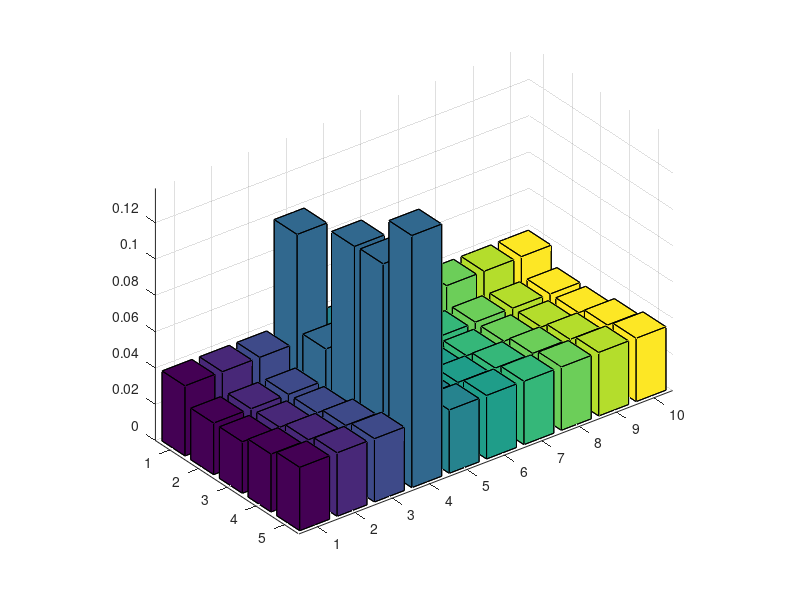

The MATLAB source for this figure:
% 这里是你提供的数组
Cos3_record = {[0.0069, 0.0069, 0.0080, 0.0077, 0.0072, 0.0088, 0.0085, 0.0172, 0.0103, 0.0117], [0.0009, 0.0006, 0.0007, 0.0005, 0.0005, 0.0007, 0.0006, 0.0005, 0.0005, 0.0014], [3.7403e-05, 3.0314e-05, 5.6693e-05, 4.3580e-05, 3.1221e-05, 3.2019e-05, 3.8133e-05, 0.0001, 3.0314e-05, 5.1922e-05], [0.0386, 0.0385, 0.0385, 0.0983, 0.0385, 0.0385, 0.0385, 0.0385, 0.0385, 0.0387], [1.7497e-05, 3.8666e-05, 2.5411e-05, 2.5823e-05, 1.8417e-05, 1.9442e-05, 1.7497e-05, 2.1568e-05, 2.0131e-05, 3.3153e-05], [4.4682e-05, 2.4573e-05, 3.6570e-05, 1.8127e-05, 1.7543e-05, 2.0672e-05, 1.6546e-05, 1.6546e-05, 2.3081e-05, 2.0128e-05], [3.9875e-05, 4.0093e-05, 3.9702e-05, 4.7926e-05, 4.4785e-05, 4.7493e-05, 0.0001, 4.0754e-05, 3.9702e-05, 0.0002], [3.0914e-05, 1.8536e-05, 2.7142e-05, 1.5435e-05, 1.5534e-05, 1.5435e-05, 2.2687e-05, 2.4146e-05, 1.9884e-05, 1.7731e-05], [2.0571e-05, 2.5590e-05, 1.8942e-05, 1.9737e-05, 1.8577e-05, 2.5357e-05, 2.2737e-05, 2.7266e-05, 1.8577e-05, 2.7459e-05], [1.3547e-05, 1.4297e-05, 1.5481e-05, 1.4331e-05, 2.1554e-05, 5.1288e-05, 1.9702e-05, 1.3547e-05, 2.0266e-05, 1.8747e-05], [0.0284, 0.0284, 0.0284, 0.0455, 0.0284, 0.0284, 0.0284, 0.0287, 0.0285, 0.0284], [1.7169e-05, 2.4627e-05, 2.0741e-05, 2.4757e-05, 3.2227e-05, 1.5573e-05, 1.5562e-05, 1.7644e-05, 1.4624e-05, 1.4624e-05], [1.9227e-05, 1.3758e-05, 1.2717e-05, 1.4352e-05, 2.9758e-05, 1.4027e-05, 2.8434e-05, 1.3487e-05, 2.5744e-05, 1.2717e-05], [1.0564e-05, 1.0768e-05, 1.0564e-05, 2.4008e-05, 1.1424e-05, 1.1210e-05, 1.0964e-05, 3.8816e-05, 2.2783e-05, 1.4707e-05], [0.0284, 0.0285, 0.0285, 0.1123, 0.0284, 0.0284, 0.0284, 0.0285, 0.0284, 0.0284], [1.3347e-05, 1.3204e-05, 1.1603e-05, 1.3300e-05, 2.2625e-05, 1.7090e-05, 1.2749e-05, 1.1897e-05, 1.1603e-05, 1.2627e-05], [1.6002e-05, 1.4870e-05, 1.7815e-05, 1.9109e-05, 4.6709e-05, 1.4239e-05, 1.9038e-05, 1.6484e-05, 1.4239e-05, 1.8180e-05], [2.1584e-05, 3.0511e-05, 1.3012e-05, 1.6596e-05, 1.1740e-05, 1.2502e-05, 1.1740e-05, 1.8216e-05, 2.0881e-05, 1.2209e-05], [2.0680e-05, 1.0377e-05, 1.7630e-05, 1.0608e-05, 1.2930e-05, 1.0377e-05, 1.0775e-05, 1.9586e-05, 1.7391e-05, 1.2551e-05], [0.0319, 0.0319, 0.0319, 0.1130, 0.0319, 0.0319, 0.0319, 0.0321, 0.0319, 0.0319], [2.5210e-05, 2.6765e-05, 2.1598e-05, 2.7156e-05, 3.2090e-05, 2.7212e-05, 8.2707e-05, 2.1598e-05, 2.2081e-05, 2.2028e-05], [9.6038e-06, 3.4789e-05, 9.3985e-06, 1.3855e-05, 1.1772e-05, 2.3471e-05, 9.6684e-06, 9.8008e-06, 1.0256e-05, 9.3985e-06], [8.1477e-05, 1.7180e-05, 1.5903e-05, 1.5903e-05, 1.7971e-05, 3.6680e-05, 1.6082e-05, 2.1097e-05, 1.6978e-05, 1.5969e-05], [1.5160e-05, 1.1561e-05, 1.1676e-05, 1.0427e-05, 2.9567e-05, 1.1237e-05, 1.1272e-05, 1.5679e-05, 1.0427e-05, 1.0726e-05], [0.0349, 0.0350, 0.0349, 0.1389, 0.0349, 0.0350, 0.0349, 0.0349, 0.0350, 0.0349]};
% 创建一个新的图表
figure;

% 初始化存储索引的单元数组
selected_data = [];

% 遍历 Cos3_record 中的每个子数组
for idx = 1:length(Cos3_record)
    % 判断是否满足条件
    if any(idx == [4, 11, 15, 20, 25])
        disp(Cos3_record{idx});
        % 将满足条件的数据添加到单元数组中
        selected_data = [selected_data; Cos3_record{idx}];
    end
end

% 输出存储的数据单元数组
disp(selected_data);

% 绘制三维柱状图
bar3(selected_data);


